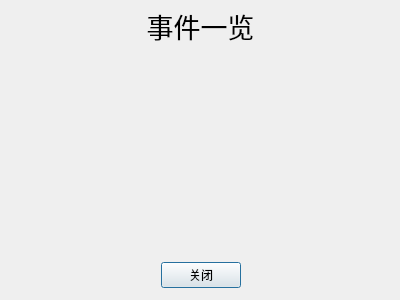
<?xml version="1.0" encoding="UTF-8"?>
<ui version="4.0">
 <class>SeeAllCourses</class>
 <widget class="QDialog" name="SeeAllCourses">
  <property name="geometry">
   <rect>
    <x>0</x>
    <y>0</y>
    <width>400</width>
    <height>300</height>
   </rect>
  </property>
  <property name="windowTitle">
   <string>Dialog</string>
  </property>
  <widget class="QWidget" name="horizontalLayoutWidget">
   <property name="geometry">
    <rect>
     <x>0</x>
     <y>260</y>
     <width>401</width>
     <height>31</height>
    </rect>
   </property>
   <layout class="QHBoxLayout" name="horizontalLayout">
    <item>
     <spacer name="horizontalSpacer">
      <property name="orientation">
       <enum>Qt::Horizontal</enum>
      </property>
      <property name="sizeHint" stdset="0">
       <size>
        <width>40</width>
        <height>20</height>
       </size>
      </property>
     </spacer>
    </item>
    <item>
     <widget class="QPushButton" name="pushButton">
      <property name="text">
       <string>关闭</string>
      </property>
     </widget>
    </item>
    <item>
     <spacer name="horizontalSpacer_2">
      <property name="orientation">
       <enum>Qt::Horizontal</enum>
      </property>
      <property name="sizeHint" stdset="0">
       <size>
        <width>40</width>
        <height>20</height>
       </size>
      </property>
     </spacer>
    </item>
   </layout>
  </widget>
  <widget class="QLabel" name="label">
   <property name="geometry">
    <rect>
     <x>0</x>
     <y>10</y>
     <width>401</width>
     <height>31</height>
    </rect>
   </property>
   <property name="font">
    <font>
     <pointsize>20</pointsize>
    </font>
   </property>
   <property name="text">
    <string>事件一览</string>
   </property>
   <property name="alignment">
    <set>Qt::AlignCenter</set>
   </property>
  </widget>
 </widget>
 <resources/>
 <connections>
  <connection>
   <sender>pushButton</sender>
   <signal>clicked()</signal>
   <receiver>SeeAllCourses</receiver>
   <slot>close()</slot>
   <hints>
    <hint type="sourcelabel">
     <x>200</x>
     <y>274</y>
    </hint>
    <hint type="destinationlabel">
     <x>199</x>
     <y>149</y>
    </hint>
   </hints>
  </connection>
 </connections>
</ui>
